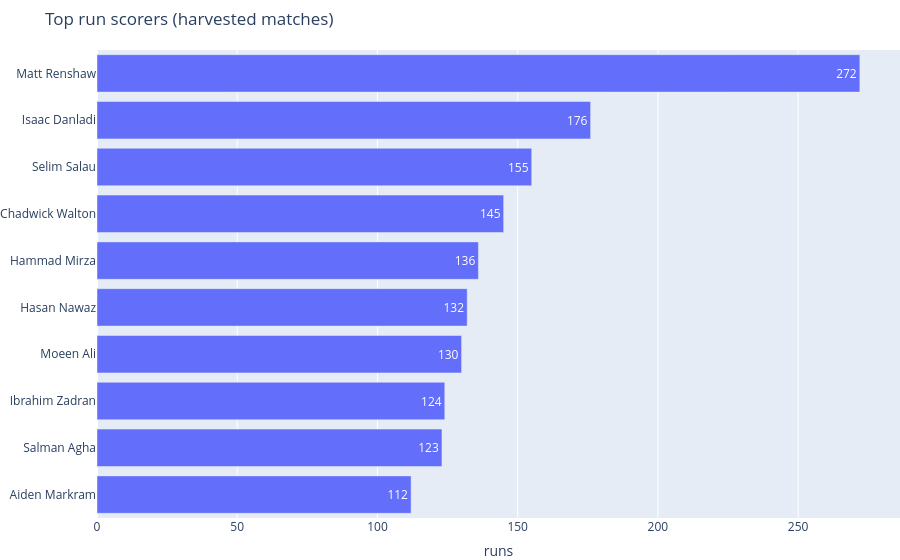

Source (notebook cell):
### Markdown cell above
## 8. Exploratory Data Analysis and Visualization

Charts come from the same `chart_service` the Streamlit app uses, so the notebook and the app always agree. Seed rows are excluded. If a figure does not display in VS Code, run `pip install nbformat` once.

### Code cell
from services import chart_data_service as data
from services import chart_service as charts

top = data.top_scorers("All", 10)
display(top)
if not top.empty:
    charts.ranking_bar(top, "player", "runs", "Top run scorers (harvested matches)").show()

### Figure 1 — Plotly figure (JSON) as saved in the notebook; plotly's stock layout.template omitted (floating-point values rounded to 4 significant figures)
{"data": [{"hovertemplate": "runs=%{text}<br>player=%{y}<extra></extra>", "legendgroup": "", "marker": {"color": "#636efa", "pattern": {"shape": ""}}, "name": "", "orientation": "h", "showlegend": false, "text": [112.0, 123.0, 124.0, 130.0, 132.0, 136.0, 145.0, 155.0, 176.0, 272.0], "textposition": "auto", "type": "bar", "x": [112, 123, 124, 130, 132, 136, 145, 155, 176, 272], "xaxis": "x", "y": ["Aiden Markram", "Salman Agha", "Ibrahim Zadran", "Moeen Ali", "Hasan Nawaz", "Hammad Mirza", "Chadwick Walton", "Selim Salau", "Isaac Danladi", "Matt Renshaw"], "yaxis": "y"}], "layout": {"barmode": "relative", "legend": {"tracegroupgap": 0}, "margin": {"b": 0, "l": 0, "r": 0, "t": 50}, "title": {"text": "Top run scorers (harvested matches)"}, "xaxis": {"anchor": "y", "domain": [0, 1], "title": {"text": "runs"}}, "yaxis": {"anchor": "x", "domain": [0, 1], "title": {}}}}
